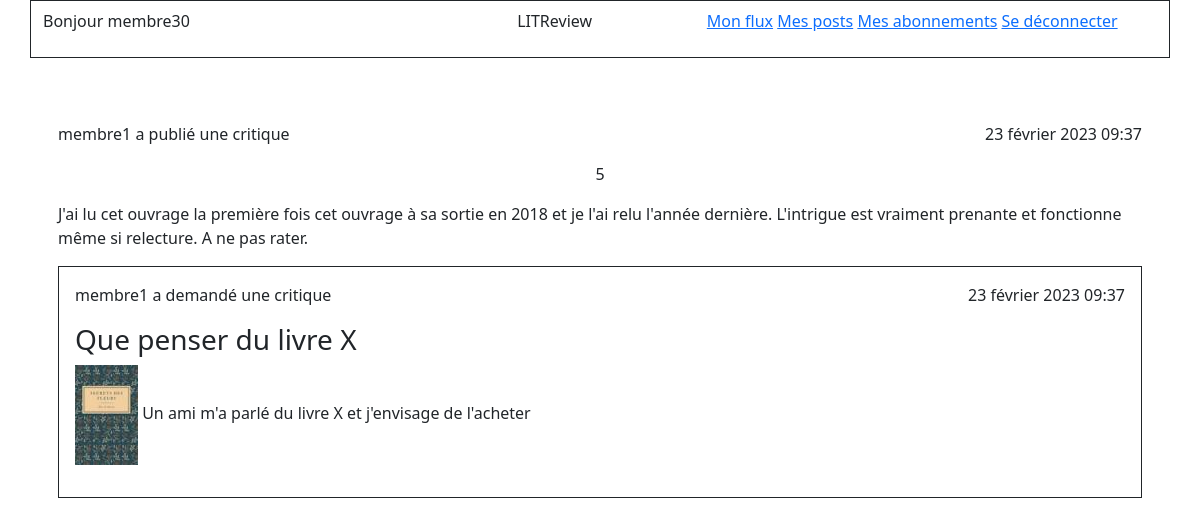
/reviews/5/display (signed in), run on the app's committed database.
### authentication/models.py (models this page shows)
class User(AbstractUser):
    SUBSCRIBER = "Membre"
    followed_members = models.ManyToManyField(
        settings.AUTH_USER_MODEL,
        through="UserFollows",
        related_name="followed"
    )

### feed/models.py (models this page shows, shortened)
class Review(models.Model):
    objects = models.Manager()
    ticket = models.OneToOneField(
        Ticket,
        on_delete=models.CASCADE,
        related_name='ticket_review',
        primary_key=False
    )
    rating = models.PositiveSmallIntegerField(
       validators=[MinValueValidator(0), MaxValueValidator(5)]
    )
    user = models.ForeignKey(
        settings.AUTH_USER_MODEL,
        on_delete=models.CASCADE
    )
    headline = models.CharField(max_length=128)
    body = models.TextField(max_length=8192, blank=True)
    time_created = models.DateTimeField(auto_now_add=True)

class Ticket(models.Model):
    objects = models.Manager()
    title = models.CharField(max_length=128)
    description = models.TextField(max_length=2048, blank=True)
    user = models.ForeignKey(
        to=settings.AUTH_USER_MODEL,
        on_delete=models.CASCADE
    )
    image = models.ImageField(null=True, blank=True)
    time_created = models.DateTimeField(auto_now_add=True)
    IMAGE_MAX_SIZE = (100, 100)

### feed/views.py (the view)
# urls.py: path('reviews/<int:review_id>/display', views.display_review,
@login_required
def display_review(request, review_id):
    review = Review.objects.get(id=review_id)
    return render(request, 'feed/review_display.html', {'review': review})

### feed/templatetags/feed_extras.py (called while the page is built)
@register.simple_tag(takes_context=True)
def get_user_display(context, user):
    if user == context['user']:
        return "Vous avez"
    return f"{user.username} a"

### feed/templates/feed/review_display.html
{% extends "base.html" %}
{% block content %}
    {% include 'feed/review_detail.html' with review=review %}
{% endblock content %}

### templates/base.html (shortened to what this page needs)
<!DOCTYPE html>
<html lang="en" xmlns="http://www.w3.org/1999/html">
<head>
    <link href="https://cdn.jsdelivr.net/npm/bootstrap@5.1.3/dist/css/bootstrap.min.css" rel="stylesheet">
</head>
<body>
    <header>
        <nav class="bg_light">
            <div class="container">
                <div class="row border border-dark py-2">
                    <div class="col-5 align-self-center">
                        {% if user.is_authenticated %}
                            <p>Bonjour {{ user.username }}</p>
                        {% endif %}
                    </div>
                    <div class="col-2">
                        <p>LITReview</p>
                    </div>
                    <div class="col-5">
                        {% if user.is_authenticated %}
                            <a href="{% url 'feed:my-flow' %}" class="link-primary">Mon flux</a>
                            <a href="{% url 'feed:my-posts' %}">Mes posts</a>
                            <a href="{% url 'authentication:follows' %}">Mes abonnements</a>
                            <a href="{% url 'authentication:logout' %}">Se déconnecter</a>
                        {% endif %}
                    </div>
                </div>
            </div>
        </nav>
    </header>
    <section class="container my-5">
    {% block content %}
    {% endblock content %}
    </section>
</body>
</html>

### feed/templates/feed/review_detail.html
{% load feed_extras %}
{% block content %}
    <div class="p-3">
        <div class="row">
            <div class="col text-start">
                <p>{% get_user_display user=review.user %} publié une critique</p>
            </div>
            <div class="col text-end">
                <p>{{ review.time_created }}</p>
            </div>
        </div>
            <p class="text-center">{{ review.rating }}</p>
            <p>{{ review.body }}</p>
            <div class="border border-dark">
                {% include 'feed/ticket_detail.html' with ticket=review.ticket %}
            </div>
    </div>
{% endblock content %}

### feed/templates/feed/ticket_detail.html
{% load feed_extras %}
<div class="p-3">
    <div class="row">
        <div class="col text-start">
            <p>{% get_user_display user=ticket.user %} demandé une critique</p>
        </div>
        <div class="col text-end">
            <p>{{ ticket.time_created }}</p>
        </div>
    </div>
    <h3>{{ ticket.title }}</h3>
    <p>
        {% if ticket.image %}
            <img src="{{ ticket.image.url }}">
        {% endif %}
        {{ ticket.description }}
    </p>
</div>

### data on the page
User: username "membre30"
Review: user.username "membre1 a", time_created "23 février 2023 09:37", rating "5", body "J'ai lu cet ouvrage la première fois cet ouvrage à sa sortie en 2018 et je l'ai relu l'année dernière. L'intrigue est vraiment prenante et fonctionne même si relecture. A ne pas rater."
Ticket: user.username "membre1 a", time_created "23 février 2023 09:37", title "Que penser du livre X", image (picture), description "Un ami m'a parlé du livre X et j'envisage de l'acheter"
